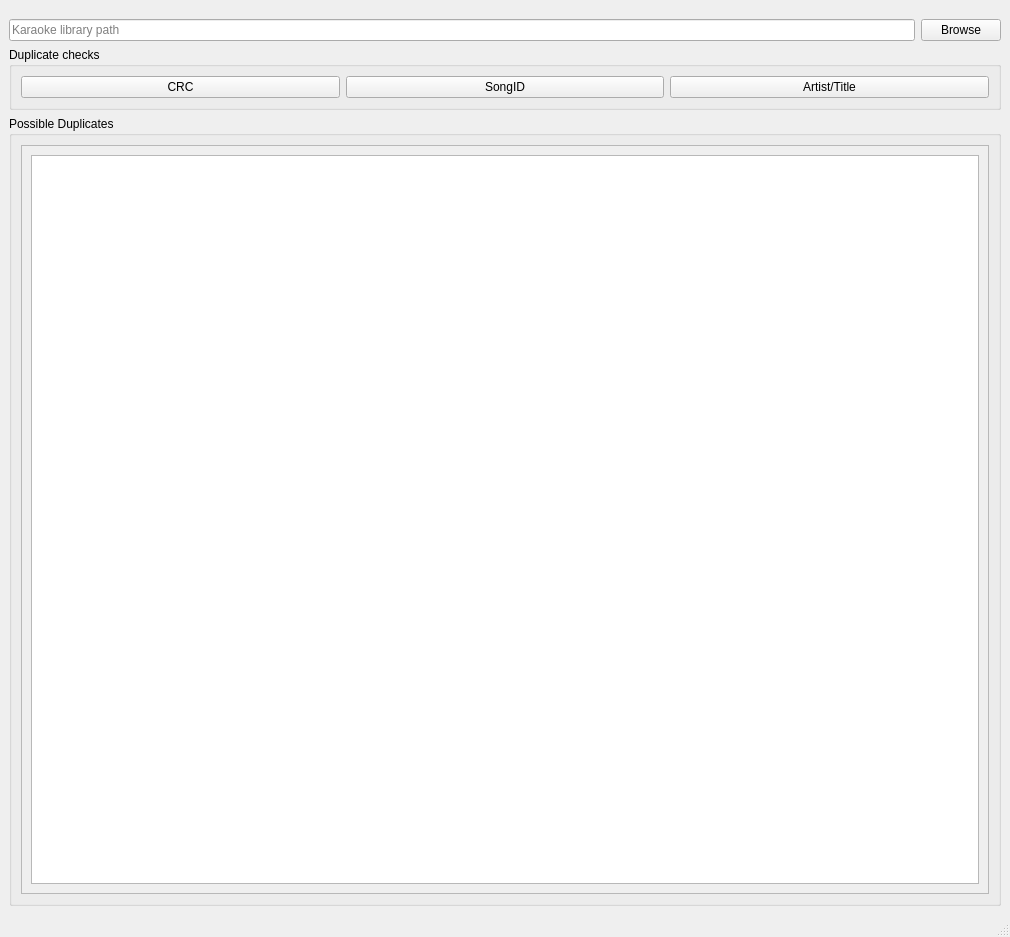
<?xml version="1.0" encoding="UTF-8"?>
<ui version="4.0">
 <class>MainWindow</class>
 <widget class="QMainWindow" name="MainWindow">
  <property name="geometry">
   <rect>
    <x>0</x>
    <y>0</y>
    <width>1010</width>
    <height>937</height>
   </rect>
  </property>
  <property name="windowTitle">
   <string>Karaoke DeDup</string>
  </property>
  <widget class="QWidget" name="centralwidget">
   <layout class="QVBoxLayout" name="verticalLayout_4">
    <item>
     <layout class="QVBoxLayout" name="verticalLayout">
      <property name="topMargin">
       <number>10</number>
      </property>
      <item>
       <layout class="QHBoxLayout" name="horizontalLayout">
        <item>
         <widget class="QLineEdit" name="lineEditPath">
          <property name="placeholderText">
           <string>Karaoke library path</string>
          </property>
         </widget>
        </item>
        <item>
         <widget class="QPushButton" name="pushButtonBrowse">
          <property name="text">
           <string>Browse</string>
          </property>
         </widget>
        </item>
       </layout>
      </item>
      <item>
       <widget class="QGroupBox" name="groupBox">
        <property name="title">
         <string>Duplicate checks</string>
        </property>
        <layout class="QHBoxLayout" name="horizontalLayout_2">
         <item>
          <widget class="QPushButton" name="pushButtonCrc">
           <property name="text">
            <string>CRC</string>
           </property>
          </widget>
         </item>
         <item>
          <widget class="QPushButton" name="pushButtonSongId">
           <property name="text">
            <string>SongID</string>
           </property>
          </widget>
         </item>
         <item>
          <widget class="QPushButton" name="pushButtonAT">
           <property name="text">
            <string>Artist/Title</string>
           </property>
          </widget>
         </item>
        </layout>
       </widget>
      </item>
     </layout>
    </item>
    <item>
     <widget class="QGroupBox" name="groupBox_2">
      <property name="title">
       <string>Possible Duplicates</string>
      </property>
      <layout class="QVBoxLayout" name="verticalLayout_2">
       <item>
        <widget class="QScrollArea" name="scrollArea">
         <property name="widgetResizable">
          <bool>true</bool>
         </property>
         <widget class="QWidget" name="scrollAreaWidgetContents">
          <property name="geometry">
           <rect>
            <x>0</x>
            <y>0</y>
            <width>966</width>
            <height>698</height>
           </rect>
          </property>
          <layout class="QVBoxLayout" name="verticalLayout_3">
           <item>
            <widget class="QTreeWidget" name="treeWidgetDuplicates">
             <property name="contextMenuPolicy">
              <enum>Qt::CustomContextMenu</enum>
             </property>
             <property name="sortingEnabled">
              <bool>true</bool>
             </property>
             <property name="headerHidden">
              <bool>true</bool>
             </property>
             <column>
              <property name="text">
               <string notr="true">1</string>
              </property>
             </column>
            </widget>
           </item>
          </layout>
         </widget>
        </widget>
       </item>
      </layout>
     </widget>
    </item>
   </layout>
  </widget>
  <widget class="QMenuBar" name="menubar">
   <property name="geometry">
    <rect>
     <x>0</x>
     <y>0</y>
     <width>1010</width>
     <height>24</height>
    </rect>
   </property>
  </widget>
  <widget class="QStatusBar" name="statusbar"/>
 </widget>
 <resources/>
 <connections/>
</ui>
